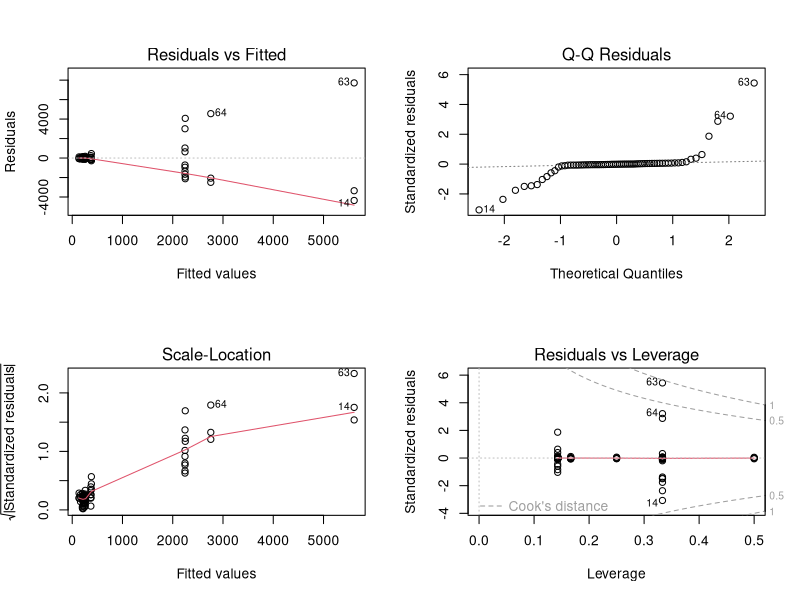
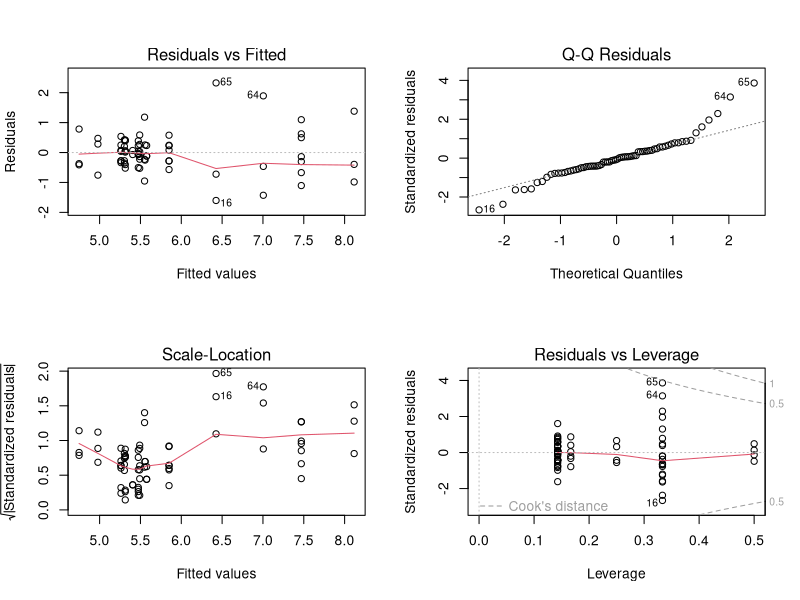
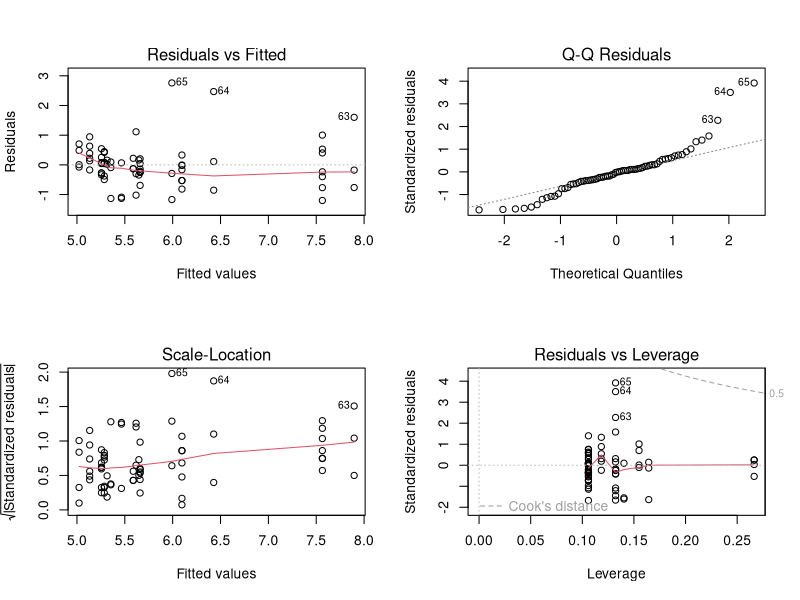

The R script that drew these images, in order: (Note: this script raises an error after producing the figures.)
## ---- chunk 1
require(tidyverse)
require(foreign)
require(ggplot2)
require(MASS)
require(multcompView)
require(car)
require(ggsignif)
## ---- chunk 2
soil <- read.csv('soil_main.csv') %>%
  as_tibble() %>%
    mutate_at(vars(material, depth_mean, depth_cat), factor)
## ---- chunk 3
soil
## ---- chunk 4
soil.lm <- lm(mbc ~ depth_cat * material, data = soil)
## ---- chunk 5
par(mfrow = c(2, 2))
plot(soil.lm)
## ---- chunk 6
soil_log.lm <- lm(log(mbc) ~ depth_cat * material, data = soil)
## ---- chunk 7
par(mfrow = c(2, 2))
plot(soil_log.lm)
## ---- chunk 8
summary(soil_log.lm)
## ---- chunk 9
Anova(soil_log.lm)
## ---- chunk 10
soil_log2.lm <- lm(log(mbc) ~ material + depth_cat, data = soil)
## ---- chunk 11
par(mfrow = c(2, 2))
plot(soil_log2.lm)
## ---- chunk 12
summary(soil_log2.lm)
## ---- chunk 13
Anova(soil_log2.lm)
## ---- chunk 14
soil_log2.aov <- aov(log(mbc) ~ material + depth_cat, data = soil)
## ---- chunk 15
summary(soil_log2.aov)
## ---- chunk 16
tukey <- TukeyHSD(soil_log2.aov)
## ---- chunk 17
tukey
## ---- chunk 18
cld <- multcompLetters4(soil_log2.aov, tukey) 
## ---- chunk 19
cld
## ---- chunk 20
cld$depth_cat
## ---- chunk 21
data_summary <- soil %>%
    mutate_at(vars(material, depth_range, depth_cat), factor) %>%
    group_by(material, depth_cat) %>%
  dplyr::summarize(mean = mean(mbc), 
                   sd = sd(mbc), 
                   n = n(),
                   se = sd/sqrt(n)) %>%
  arrange(desc(mean))
## ---- chunk 22
data_summary
## ---- chunk 23
soil_main <- read.csv('soil_main.csv') %>%
  as_tibble() %>%
  mutate_at(vars(material, depth_cat), factor) %>%
  group_by(material, depth_cat) %>%
  dplyr::summarize(mean = mean(mbc), 
                   sd = sd(mbc), 
                   n = n(),
                   se = sd/sqrt(n)
  ) %>%
  mutate(se = sd / sqrt(n),
         lower.ci = mean - qt(1 - (0.05 / 2), n - 1) * se,
         upper.ci = mean + qt(1 - (0.05 / 2), n - 1) * se)
## ---- chunk 24
soil_main
## ---- chunk 25
x_labels = c("1", "2", "3", "4", "5", "6", "7", "8")
## ---- chunk 26
x_labels2 = c("0-11", "11-26", "26-38", "38-54", "54-67", "67-81", "81-96", "96-111")
## ---- chunk 27
soil_main.barplot <- ggplot(soil_main, aes(x = depth_cat, y = mean, fill = material)) +   
  geom_bar(stat = "identity", position = position_dodge(width = 0.9), width = 0.75, color = "#2b2b2b", linewidth = 0.50, alpha = 0.6) +
  geom_linerange(aes(ymin = mean, ymax = mean + se), position = position_dodge(width = 0.9), linewidth = 0.75) +
  #geom_signif(comparisons = list(c("1", "1")), y_position = 9950,
  #            tip_length = 0, vjust = 0.1) +
  geom_signif(comparisons = list(c("2", "8")), y_position = 5250,
              annotation = c("B"),
              tip_length = 0, vjust = 0.1) +
  #scale_y_discrete(expand = c(0, 8000), expression(paste("mbc"))) + 
  scale_x_discrete(expand = c(0, 1), labels = x_labels2) + 
  ggtitle(expression(paste(italic(" Soil")))) +
  ylab(expression(paste("mbc"))) +
  ylim(0, 10000) +
  labs(x = NULL) +
  theme(strip.text = element_text(size = 10, color = "black", hjust = 0.50),
        strip.background = element_rect(fill = "#FFFFFF", color = NA),    
        panel.background = element_rect(fill = "#FFFFFF", color = NA),
        panel.grid.major.x = element_blank(),
        panel.grid.minor.x = element_blank(),
        panel.grid.minor.y = element_blank(),
        panel.grid.major.y = element_line(color = "#b2b2b2"),
        panel.spacing.x = unit(1, "cm"),
        panel.spacing.y = unit(0.5, "cm"),
        panel.spacing = unit(1, "lines"),
        axis.ticks = element_blank(),
        legend.position = "right",
        plot.title = element_text(size = 11),
        axis.title.y = element_text(size = 11),
        legend.title = element_blank())
## ---- chunk 28
soil_main.barplot
## ---- chunk 29
soil_log_main <- read.csv('soil_main.csv') %>%
  as_tibble() %>%
  mutate_at(vars(material, depth_cat), factor) %>%
  group_by(material, depth_cat) %>%
  dplyr::summarize(mean = mean(log(mbc)), 
                   sd = sd(log(mbc)), 
                   n = n(),
                   se = sd/sqrt(n)
  ) %>%
  mutate(se = sd / sqrt(n),
         lower.ci = mean - qt(1 - (0.05 / 2), n - 1) * se,
         upper.ci = mean + qt(1 - (0.05 / 2), n - 1) * se)
## ---- chunk 30
soil_log_main
## ---- chunk 31
soil_log_main.barplot <- ggplot(soil_log_main, aes(x = depth_cat, y = mean, fill = material)) +   
  geom_bar(stat = "identity", position = position_dodge(width = 0.9), width = 0.75, color = "#2b2b2b", linewidth = 0.50, alpha = 0.6) +
  geom_linerange(aes(ymin = mean, ymax = mean + se), position = position_dodge(width = 0.9), linewidth = 0.75) +
  #geom_signif(comparisons = list(c("1", "1")), y_position = 9950,
  #            tip_length = 0, vjust = 0.1) +
  geom_signif(comparisons = list(c("2", "8")), y_position = 8.0,
              annotation = c("B"),
              tip_length = 0, vjust = 0.1) +
  scale_x_discrete(expand = c(0, 1), labels = x_labels2) + 
  ggtitle(expression(paste(italic(" Soil")))) +
  ylab(expression(paste("mbc (log-transformed)"))) +
  ylim(0, 10) +
  labs(x = NULL) +
  theme(strip.text = element_text(size = 10, color = "black", hjust = 0.50),
        strip.background = element_rect(fill = "#FFFFFF", color = NA),    
        panel.background = element_rect(fill = "#FFFFFF", color = NA),
        panel.grid.major.x = element_blank(),
        panel.grid.minor.x = element_blank(),
        panel.grid.minor.y = element_blank(),
        panel.grid.major.y = element_line(color = "#b2b2b2"),
        panel.spacing.x = unit(1, "cm"),
        panel.spacing.y = unit(0.5, "cm"),
        panel.spacing = unit(1, "lines"),
        axis.ticks = element_blank(),
        legend.position = "right",
        plot.title = element_text(size = 11),
        axis.title.y = element_text(size = 11),
        legend.title = element_blank())
## ---- chunk 32
soil_log_main.barplot
